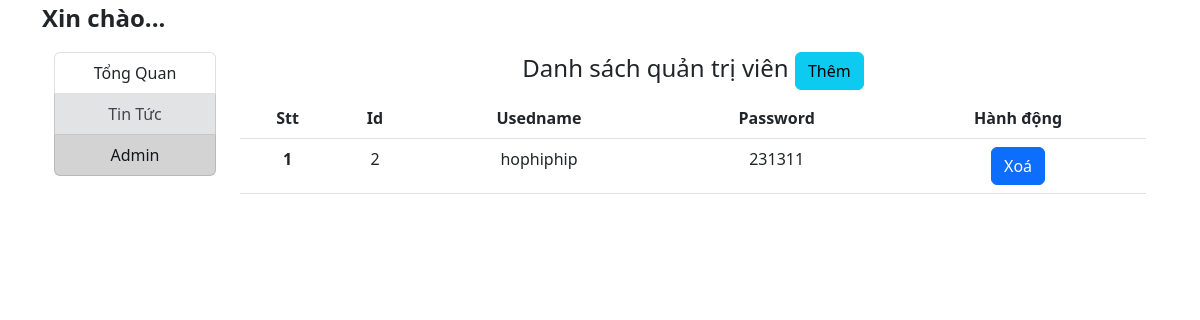
/admin/admin.php, run on the app's committed database.
### tables this page shows
CREATE TABLE `users` (
  `uid` int(10) NOT NULL,
  `uname` varchar(100) NOT NULL,
  `upassword` varchar(50) NOT NULL,
  `urole` bit(1) NOT NULL
);

### admin/admin.php (the view, shortened to what this page needs)
<!DOCTYPE html>
<html lang="en">
<head>
    <link href="https://cdn.jsdelivr.net/npm/bootstrap@5.2.3/dist/css/bootstrap.min.css" rel="stylesheet">
    <link rel="stylesheet" href="https://cdnjs.cloudflare.com/ajax/libs/font-awesome/6.5.0/css/all.min.css" />
</head>
<body>
    <div class="container">
        <section class="myheader">
            <?php
            include("division_admin/headerql.php");
            ?>
        </section>
        <section class="main">
            <div class="container text-center">
                <div class="row align-items-start">
                  <div class="col-md-2">
                    <?php
                    include("division_admin/sidebar.php");
                    ?>
                  </div>
                  <div class="col-md-10">
                    <h4>Danh sách quản trị viên <a href="themadmin.php"><button type="button" class="btn btn-info">Thêm</button></a></h4>
                    <table class="table">
                      <thead>
                        <tr>
                          <th scope="col">Stt</th>
                          <th scope="col">Id</th>
                          <th scope="col">Usedname</th>
                          <th scope="col">Password</th>
                          <th scope="col">Hành động</th>
                        </tr>
                      </thead>
                      <tbody>
                        <?php
                        require("division_admin/connection.php");
                        $sql_hien ="SELECT * FROM users WHERE urole='1'";
                        $result =mysqli_query($conn,$sql_hien);
                        if ($result->num_rows > 0) {
                            $i=1;
                            while($row = $result->fetch_assoc()) {
                        ?>
                        <tr>
                          <th scope="row"><?php   echo $i++ ?></th>
                          <td><?php   echo $row["uid"] ?></td>
                          <td><?php   echo $row["uname"] ?></td>
                          <td><?php   echo $row["upassword"] ?></td>
                          <td><div class="d-grid gap-2 d-md-block">
                            <a href="funtion_admin/xoa_admin.php?id=<?php echo $row['uid'];?>" ><button class="btn btn-primary" type="button">Xoá</button></a>
                          </div></td>
                        </tr>
                        <?php
                            } }
                        ?>
                          </div></td>
                  </div>
                </div>
        </section>
</body>
</html>

### data on the page
users: uid "2", uname "hophiphip", upassword "231311"
